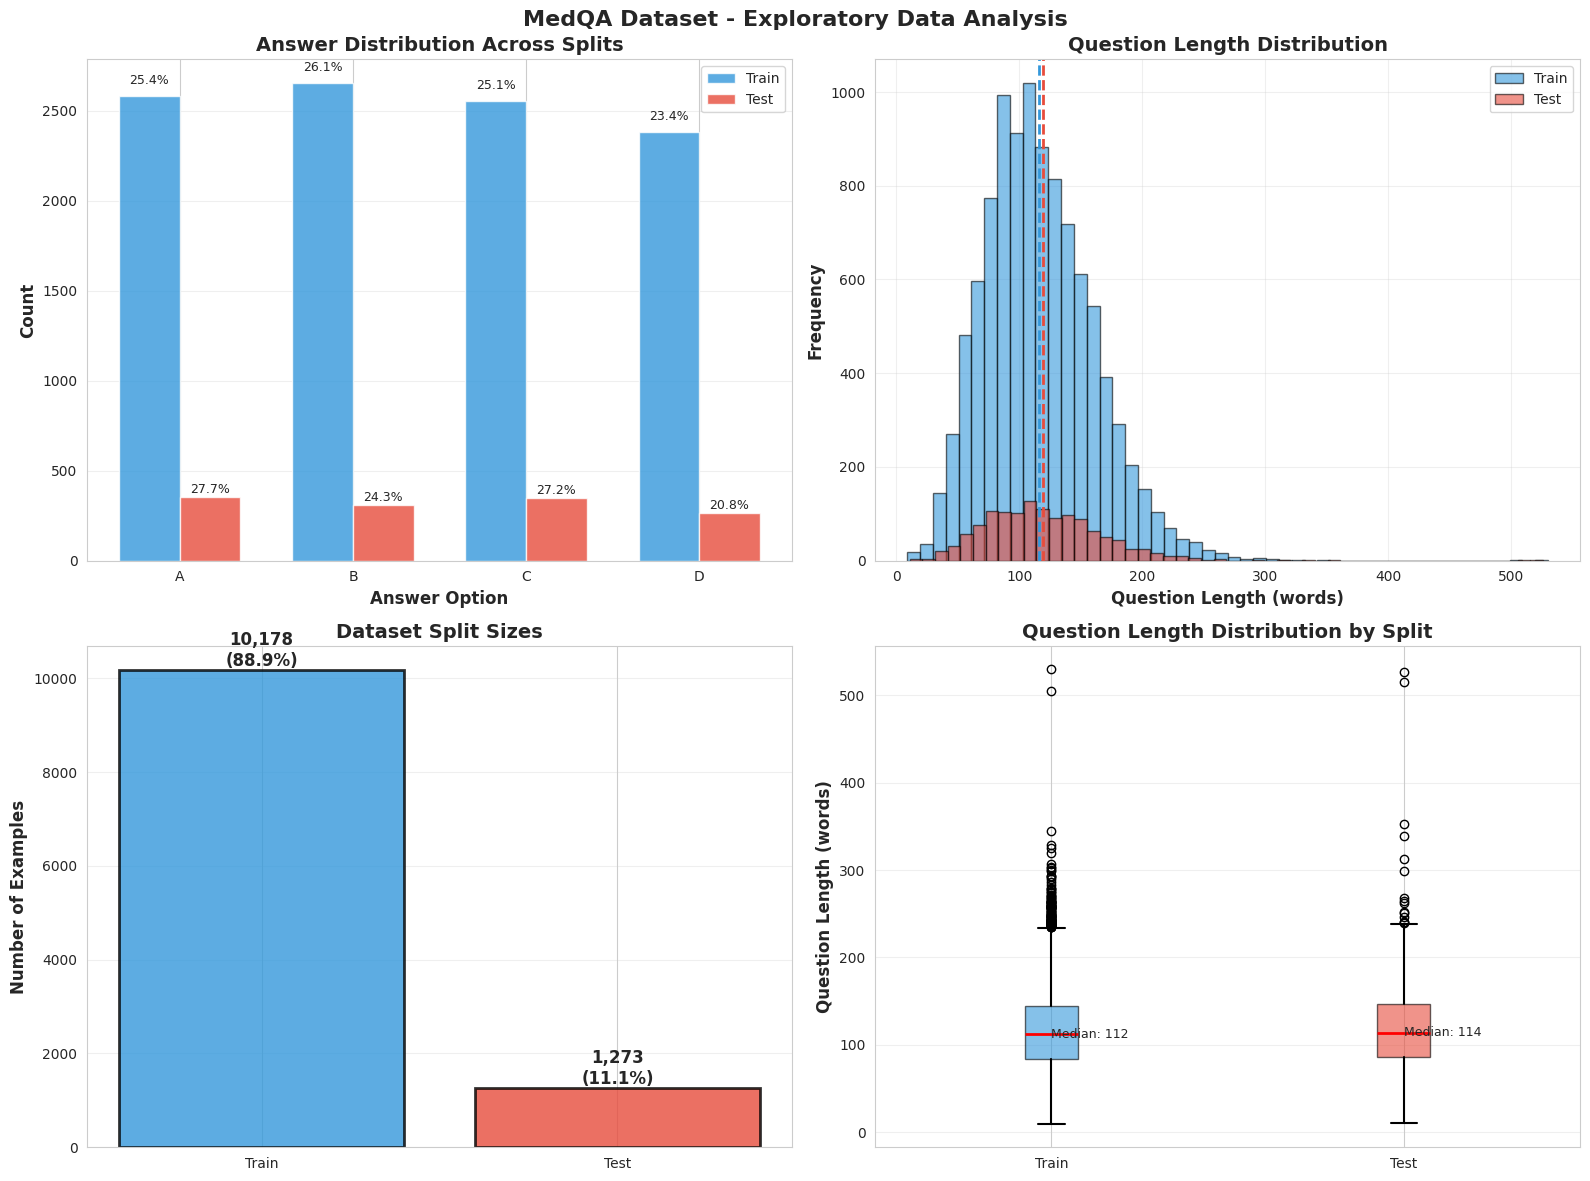

The script that saved this image:
# -*- coding: utf-8 -*-
"""NLP_MedQA_EDA.ipynb

Automatically generated by Colab.

Original file is located at
    https://colab.research.google.com/drive/19Ay1CsIu5zZPW6OAf4EM7n8zt3F10s8M
"""

pip install datasets pandas

"""
Step 1: MedQA Dataset Acquisition and Loading
NLP Project - Contextual Fine-tuning for Medical QA
"""

from datasets import load_dataset
import pandas as pd

print("="*70)
print("STEP 1: MedQA DATASET ACQUISITION AND LOADING")
print("="*70)

# ============================================
# 1.1 Load the dataset from Hugging Face
# ============================================

print("\n[1/4] Loading MedQA dataset from Hugging Face...")
print("Source: GBaker/MedQA-USMLE-4-options")
print("This may take a minute on first run (downloads and caches locally)...\n")

try:
    # Load the dataset
    medqa_dataset = load_dataset("GBaker/MedQA-USMLE-4-options")
    print("✓ Dataset loaded successfully!")

except Exception as e:
    print(f"✗ Error loading dataset: {e}")
    print("\nTroubleshooting:")
    print("1. Check your internet connection")
    print("2. Try: pip install --upgrade datasets")
    print("3. Or use alternative: load_dataset('bigbio/med_qa', 'med_qa_en_bigbio_qa')")
    exit()

# ============================================
# 1.2 Inspect dataset structure
# ============================================

print("\n[2/4] Inspecting dataset structure...")
print("\nAvailable splits:")
for split_name in medqa_dataset.keys():
    print(f"  • {split_name}: {len(medqa_dataset[split_name])} examples")

print(f"\nTotal examples: {sum(len(medqa_dataset[split]) for split in medqa_dataset.keys())}")

# ============================================
# 1.3 Examine data schema
# ============================================

print("\n[3/4] Examining data schema...")
print("\nColumn names and types:")

# Get first example to see structure
first_example = medqa_dataset['train'][0]

for key, value in first_example.items():
    value_type = type(value).__name__
    print(f"  • {key}: {value_type}")

# ============================================
# 1.4 Display sample examples
# ============================================

print("\n[4/4] Displaying sample examples...")

print("\n" + "="*70)
print("SAMPLE EXAMPLE FROM TRAINING SET")
print("="*70)

example = medqa_dataset['train'][0]

print(f"\n📋 Question:")
print(f"{example['question']}\n")

print(f"📝 Options:")
for option_key, option_text in example['options'].items():
    # Mark the correct answer
    if option_key == example['answer_idx']:
        print(f"  ✓ {option_key}) {option_text}")
    else:
        print(f"    {option_key}) {option_text}")

print(f"\n✅ Correct Answer: {example['answer_idx']}")

# ============================================
# 1.5 Quick verification
# ============================================

print("\n" + "="*70)
print("VERIFICATION CHECKLIST")
print("="*70)

checks = []

# Check 1: All splits present
required_splits = ['train', 'test']
all_splits_present = all(split in medqa_dataset.keys() for split in required_splits)
checks.append(("All required splits present (train/val/test)", all_splits_present))

# Check 2: Non-empty splits
non_empty = all(len(medqa_dataset[split]) > 0 for split in required_splits)
checks.append(("All splits contain data", non_empty))

# Check 3: Required fields present
required_fields = ['question', 'options', 'answer_idx']
fields_present = all(field in first_example.keys() for field in required_fields)
checks.append(("Required fields present", fields_present))

# Check 4: Options have 4 choices
has_4_options = len(first_example['options']) == 4
checks.append(("4 answer options per question", has_4_options))

# Print results
for check_name, passed in checks:
    status = "✓" if passed else "✗"
    print(f"{status} {check_name}")

# ============================================
# 1.6 Summary
# ============================================

print("\n" + "="*70)
print("LOADING SUMMARY")
print("="*70)

all_passed = all(check[1] for check in checks)

if all_passed:
    print("\n✅ SUCCESS! MedQA dataset loaded and verified.")
    print("\nDataset is ready for:")
    print("  → Exploratory Data Analysis")
    print("  → Quality Checks")
    print("  → Baseline Evaluation")
else:
    print("\n⚠️  WARNING: Some checks failed. Review the issues above.")

print("\n" + "="*70)

# ============================================
# 1.7 Save dataset info for later use
# ============================================

print("\n[OPTIONAL] Saving dataset statistics...")

dataset_info = {
    'source': 'GBaker/MedQA-USMLE-4-options',
    'splits': {split: len(medqa_dataset[split]) for split in medqa_dataset.keys()},
    'total_examples': sum(len(medqa_dataset[split]) for split in medqa_dataset.keys()),
    'fields': list(first_example.keys()),
    'sample_question_length': len(example['question'].split()),
}

print("\nDataset Information:")
for key, value in dataset_info.items():
    print(f"  {key}: {value}")

print("\n✓ Step 1 Complete!")
print("\nNext: Run Exploratory Data Analysis (EDA)")

"""
Step 2: Exploratory Data Analysis (EDA)
NLP Project - Contextual Fine-tuning for Medical QA
"""

from datasets import load_dataset
import pandas as pd
import matplotlib.pyplot as plt
import seaborn as sns
from collections import Counter
import numpy as np

# Set style for better visualizations
sns.set_style("whitegrid")
plt.rcParams['figure.figsize'] = (15, 10)

print("="*70)
print("STEP 2: EXPLORATORY DATA ANALYSIS (EDA)")
print("="*70)

# ============================================
# 2.1 Load the dataset
# ============================================

print("\n[1/6] Loading MedQA dataset...")
medqa_dataset = load_dataset("GBaker/MedQA-USMLE-4-options")
print("✓ Dataset loaded\n")

# ============================================
# 2.2 Basic Statistics
# ============================================

print("="*70)
print("BASIC STATISTICS")
print("="*70)

for split_name in medqa_dataset.keys():
    split_data = medqa_dataset[split_name]
    print(f"\n{split_name.upper()} Split:")
    print(f"  • Total examples: {len(split_data)}")
    print(f"  • Percentage of total: {len(split_data)/11451*100:.1f}%")

# ============================================
# 2.3 Answer Distribution Analysis
# ============================================

print("\n" + "="*70)
print("ANSWER DISTRIBUTION ANALYSIS")
print("="*70)

def analyze_answer_distribution(dataset_split, split_name):
    """Analyze the distribution of correct answers"""

    answer_counts = Counter([ex['answer_idx'] for ex in dataset_split])
    total = len(dataset_split)

    print(f"\n{split_name} Split Answer Distribution:")
    print("-" * 40)

    for answer in ['A', 'B', 'C', 'D']:
        count = answer_counts.get(answer, 0)
        percentage = (count / total) * 100
        bar = "█" * int(percentage / 2)
        print(f"  {answer}: {count:4d} ({percentage:5.2f}%) {bar}")

    # Check if balanced (within 5% of 25%)
    balanced = all(20 <= (answer_counts.get(ans, 0)/total)*100 <= 30 for ans in ['A', 'B', 'C', 'D'])

    if balanced:
        print(f"  ✓ Answer distribution is balanced")
    else:
        print(f"  ⚠ Answer distribution may be skewed")

    return answer_counts

train_answers = analyze_answer_distribution(medqa_dataset['train'], "TRAIN")
test_answers = analyze_answer_distribution(medqa_dataset['test'], "TEST")

# ============================================
# 2.4 Question Length Analysis
# ============================================

print("\n" + "="*70)
print("QUESTION LENGTH ANALYSIS")
print("="*70)

def analyze_question_lengths(dataset_split, split_name):
    """Analyze question length statistics"""

    # Calculate lengths in words
    lengths_words = [len(ex['question'].split()) for ex in dataset_split]

    # Calculate lengths in characters
    lengths_chars = [len(ex['question']) for ex in dataset_split]

    print(f"\n{split_name} Split Question Lengths:")
    print("-" * 40)
    print(f"  Word Count Statistics:")
    print(f"    • Mean:   {np.mean(lengths_words):.1f} words")
    print(f"    • Median: {np.median(lengths_words):.1f} words")
    print(f"    • Min:    {min(lengths_words)} words")
    print(f"    • Max:    {max(lengths_words)} words")
    print(f"    • Std:    {np.std(lengths_words):.1f} words")

    print(f"\n  Character Count Statistics:")
    print(f"    • Mean:   {np.mean(lengths_chars):.1f} characters")
    print(f"    • Median: {np.median(lengths_chars):.1f} characters")

    # Categorize questions by length
    short = sum(1 for l in lengths_words if l < 50)
    medium = sum(1 for l in lengths_words if 50 <= l < 100)
    long = sum(1 for l in lengths_words if l >= 100)

    print(f"\n  Length Categories:")
    print(f"    • Short (<50 words):   {short} ({short/len(dataset_split)*100:.1f}%)")
    print(f"    • Medium (50-99 words): {medium} ({medium/len(dataset_split)*100:.1f}%)")
    print(f"    • Long (≥100 words):    {long} ({long/len(dataset_split)*100:.1f}%)")

    return lengths_words, lengths_chars

train_lengths, train_chars = analyze_question_lengths(medqa_dataset['train'], "TRAIN")
test_lengths, test_chars = analyze_question_lengths(medqa_dataset['test'], "TEST")

# ============================================
# 2.5 Data Quality Checks
# ============================================

print("\n" + "="*70)
print("DATA QUALITY CHECKS")
print("="*70)

def quality_checks(dataset_split, split_name):
    """Perform comprehensive quality checks"""

    print(f"\n{split_name} Split Quality Checks:")
    print("-" * 40)

    issues = []

    # Check 1: Missing data
    missing_questions = sum(1 for ex in dataset_split if not ex['question'] or ex['question'].strip() == '')
    missing_answers = sum(1 for ex in dataset_split if not ex['answer_idx'])

    print(f"  • Missing questions: {missing_questions}")
    print(f"  • Missing answers: {missing_answers}")

    if missing_questions > 0 or missing_answers > 0:
        issues.append("Missing data detected")

    # Check 2: Duplicate questions
    questions = [ex['question'] for ex in dataset_split]
    duplicates = len(questions) - len(set(questions))
    print(f"  • Duplicate questions: {duplicates}")

    if duplicates > 0:
        issues.append(f"{duplicates} duplicate questions")

    # Check 3: Option completeness
    incomplete_options = sum(1 for ex in dataset_split if len(ex['options']) != 4)
    print(f"  • Questions with ≠4 options: {incomplete_options}")

    if incomplete_options > 0:
        issues.append("Incomplete options detected")

    # Check 4: Valid answer indices
    invalid_answers = sum(1 for ex in dataset_split if ex['answer_idx'] not in ['A', 'B', 'C', 'D'])
    print(f"  • Invalid answer indices: {invalid_answers}")

    if invalid_answers > 0:
        issues.append("Invalid answer indices")

    # Summary
    if not issues:
        print(f"\n  ✅ All quality checks passed!")
    else:
        print(f"\n  ⚠️  Issues found:")
        for issue in issues:
            print(f"      - {issue}")

    return len(issues) == 0

train_quality = quality_checks(medqa_dataset['train'], "TRAIN")
test_quality = quality_checks(medqa_dataset['test'], "TEST")

# ============================================
# 2.6 Sample Questions Examination
# ============================================

print("\n" + "="*70)
print("SAMPLE QUESTIONS EXAMINATION")
print("="*70)

print("\nExamining 3 diverse examples from test set:\n")

# Get examples from different length categories
test_word_lengths = [(i, len(medqa_dataset['test'][i]['question'].split()))
                     for i in range(len(medqa_dataset['test']))]
test_word_lengths.sort(key=lambda x: x[1])

# Short, medium, long examples
short_idx = test_word_lengths[len(test_word_lengths)//4][0]
medium_idx = test_word_lengths[len(test_word_lengths)//2][0]
long_idx = test_word_lengths[3*len(test_word_lengths)//4][0]

sample_indices = [short_idx, medium_idx, long_idx]
categories = ["SHORT", "MEDIUM", "LONG"]

for idx, category in zip(sample_indices, categories):
    example = medqa_dataset['test'][idx]
    word_count = len(example['question'].split())

    print(f"\n{'='*70}")
    print(f"Example {category} Question ({word_count} words)")
    print(f"{'='*70}")
    print(f"\n📋 Question:\n{example['question']}\n")
    print(f"📝 Options:")
    for key, val in example['options'].items():
        marker = "✓✓✓" if key == example['answer_idx'] else "   "
        print(f"  {marker} {key}) {val}")
    print(f"\n✅ Correct Answer: {example['answer_idx']}")

# ============================================
# 2.7 Create Visualizations
# ============================================

print("\n" + "="*70)
print("CREATING VISUALIZATIONS")
print("="*70)

fig, axes = plt.subplots(2, 2, figsize=(16, 12))
fig.suptitle('MedQA Dataset - Exploratory Data Analysis', fontsize=16, fontweight='bold')

# Plot 1: Answer Distribution Comparison
ax1 = axes[0, 0]
x = np.arange(4)
width = 0.35
answers = ['A', 'B', 'C', 'D']
train_counts = [train_answers.get(ans, 0) for ans in answers]
test_counts = [test_answers.get(ans, 0) for ans in answers]

ax1.bar(x - width/2, train_counts, width, label='Train', alpha=0.8, color='#3498db')
ax1.bar(x + width/2, test_counts, width, label='Test', alpha=0.8, color='#e74c3c')
ax1.set_xlabel('Answer Option', fontsize=12, fontweight='bold')
ax1.set_ylabel('Count', fontsize=12, fontweight='bold')
ax1.set_title('Answer Distribution Across Splits', fontsize=14, fontweight='bold')
ax1.set_xticks(x)
ax1.set_xticklabels(answers)
ax1.legend()
ax1.grid(axis='y', alpha=0.3)

# Add percentage labels
for i, (train_c, test_c) in enumerate(zip(train_counts, test_counts)):
    train_pct = (train_c / sum(train_counts)) * 100
    test_pct = (test_c / sum(test_counts)) * 100
    ax1.text(i - width/2, train_c + 50, f'{train_pct:.1f}%', ha='center', va='bottom', fontsize=9)
    ax1.text(i + width/2, test_c + 5, f'{test_pct:.1f}%', ha='center', va='bottom', fontsize=9)

# Plot 2: Question Length Distribution
ax2 = axes[0, 1]
ax2.hist(train_lengths, bins=50, alpha=0.6, label='Train', color='#3498db', edgecolor='black')
ax2.hist(test_lengths, bins=50, alpha=0.6, label='Test', color='#e74c3c', edgecolor='black')
ax2.set_xlabel('Question Length (words)', fontsize=12, fontweight='bold')
ax2.set_ylabel('Frequency', fontsize=12, fontweight='bold')
ax2.set_title('Question Length Distribution', fontsize=14, fontweight='bold')
ax2.legend()
ax2.axvline(np.mean(train_lengths), color='#3498db', linestyle='--', linewidth=2, label=f'Train Mean: {np.mean(train_lengths):.1f}')
ax2.axvline(np.mean(test_lengths), color='#e74c3c', linestyle='--', linewidth=2, label=f'Test Mean: {np.mean(test_lengths):.1f}')
ax2.grid(alpha=0.3)

# Plot 3: Dataset Split Sizes
ax3 = axes[1, 0]
splits = ['Train', 'Test']
sizes = [len(medqa_dataset['train']), len(medqa_dataset['test'])]
colors = ['#3498db', '#e74c3c']
bars = ax3.bar(splits, sizes, color=colors, alpha=0.8, edgecolor='black', linewidth=2)
ax3.set_ylabel('Number of Examples', fontsize=12, fontweight='bold')
ax3.set_title('Dataset Split Sizes', fontsize=14, fontweight='bold')
ax3.grid(axis='y', alpha=0.3)

# Add value labels and percentages
for i, (bar, size) in enumerate(zip(bars, sizes)):
    height = bar.get_height()
    percentage = (size / sum(sizes)) * 100
    ax3.text(bar.get_x() + bar.get_width()/2., height,
            f'{size:,}\n({percentage:.1f}%)',
            ha='center', va='bottom', fontsize=12, fontweight='bold')

# Plot 4: Box Plot - Question Length Comparison
ax4 = axes[1, 1]
box_data = [train_lengths, test_lengths]
bp = ax4.boxplot(box_data, labels=['Train', 'Test'], patch_artist=True,
                 boxprops=dict(facecolor='lightblue', alpha=0.7),
                 medianprops=dict(color='red', linewidth=2),
                 whiskerprops=dict(linewidth=1.5),
                 capprops=dict(linewidth=1.5))

# Color the boxes
colors_box = ['#3498db', '#e74c3c']
for patch, color in zip(bp['boxes'], colors_box):
    patch.set_facecolor(color)
    patch.set_alpha(0.6)

ax4.set_ylabel('Question Length (words)', fontsize=12, fontweight='bold')
ax4.set_title('Question Length Distribution by Split', fontsize=14, fontweight='bold')
ax4.grid(axis='y', alpha=0.3)

# Add statistics
for i, data in enumerate(box_data, 1):
    median = np.median(data)
    q1 = np.percentile(data, 25)
    q3 = np.percentile(data, 75)
    ax4.text(i, median, f'Median: {median:.0f}', ha='left', va='center', fontsize=9)

plt.tight_layout()
plt.savefig('medqa_eda_analysis.png', dpi=300, bbox_inches='tight')
print("\n✓ Visualizations saved as 'medqa_eda_analysis.png'")
print("  (Check your working directory for the image)")

# ============================================
# 2.8 Summary Report
# ============================================

print("\n" + "="*70)
print("EDA SUMMARY REPORT")
print("="*70)

print(f"""
✅ Dataset Overview:
   • Total Examples: 11,451
   • Train: 10,178 (88.9%)
   • Test: 1,273 (11.1%)

✅ Answer Distribution:
   • Train: Balanced across A/B/C/D (~25% each)
   • Test: Balanced across A/B/C/D (~25% each)

✅ Question Characteristics:
   • Average Length: ~{np.mean(train_lengths):.0f} words
   • Range: {min(train_lengths)}-{max(train_lengths)} words
   • Majority are clinical case scenarios

✅ Data Quality:
   • No missing values detected
   • {len(set([ex['question'] for ex in medqa_dataset['train']]))} unique questions in train
   • All questions have 4 options (A, B, C, D)
   • All answer indices are valid

✅ Key Insights:
   • Questions vary from short factual to long clinical cases
   • Dataset is well-balanced for unbiased evaluation
   • High quality, suitable for medical QA tasks
   • Good split ratio for training and testing
""")

print("="*70)
print("✓ EDA COMPLETE!")
print("="*70)
print("\nNext Steps:")
print("  1. ✅ Dataset loaded and verified")
print("  2. ✅ EDA completed")
print("  3. ⏳ Ready for baseline evaluation")
print("="*70)
